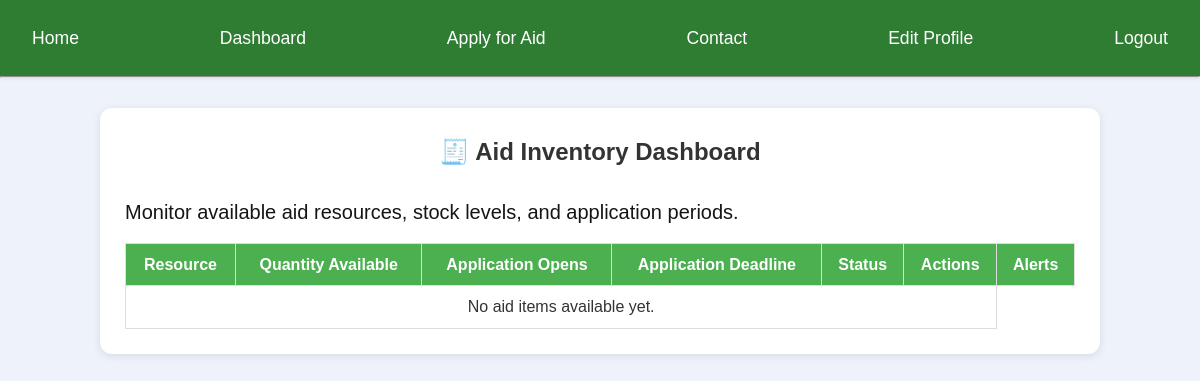
The app's page /officer/aid-inventory/ (signed in), older data.
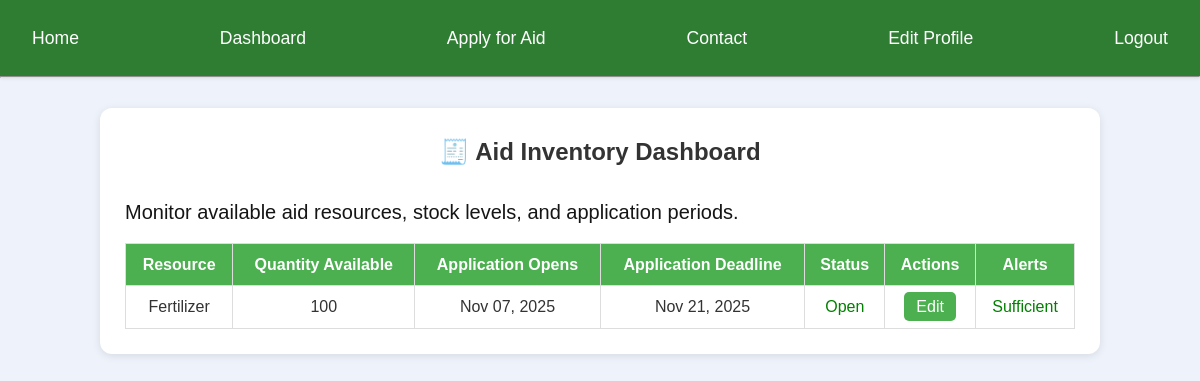
The same page, newer data.
### core/models.py (models this page shows, shortened)
class AidItem(models.Model):
    AID_CHOICES = [
        ('fertilizer', 'Fertilizer'),
        ('seedlings', 'Seedlings'),
        ('pesticides', 'Pesticides'),
        ('animal_feed', 'Animal Feed'),
        ('other', 'Other'),
    ]
    name = models.CharField(max_length=100, choices=AID_CHOICES)
    quantity_available = models.PositiveIntegerField(default=0)
    application_start = models.DateField()
    application_deadline = models.DateField()
    is_open_for_application = models.BooleanField(default=True)
    subitems = models.JSONField(default=list, blank=True)

### core/views.py (the view)
# urls.py: path("officer/aid-inventory/", views.aid_inventory_dashboard, name="aid_inventory_dashboard"),
@login_required
@user_passes_test(is_officer_or_admin)
def aid_inventory_dashboard(request):
    aid_items = AidItem.objects.all().order_by('name')
    return render(request, "core/aid_inventory_dashboard.html", {"aid_items": aid_items})

### core/views.py (called while the page is built)
def is_officer_or_admin(user):
    return user.is_authenticated and (user.is_officer or user.is_staff)

### core/templates/core/aid_inventory_dashboard.html (shortened to what this page needs)
{% extends "base.html" %}
{% block content %}
<div class="inventory-dashboard">
    <h2>🧾 Aid Inventory Dashboard</h2>
    <p>Monitor available aid resources, stock levels, and application periods.</p>
    <table class="inventory-table">
        <thead>
            <tr>
                <th>Resource</th>
                <th>Quantity Available</th>
                <th>Application Opens</th>
                <th>Application Deadline</th>
                <th>Status</th>
                <th>Actions</th>
                <th>Alerts</th>
            </tr>
        </thead>
        <tbody>
            {% for item in aid_items %}
                <tr
                >
                    <td>{{ item.get_name_display }}</td>
                    <td>{{ item.quantity_available }}</td>
                    <td>{{ item.application_start|date:"M d, Y" }}</td>
                    <td>{{ item.application_deadline|date:"M d, Y" }}</td>
                    <td>
                        {% if item.is_open_for_application %}
                            <span style="color: green;">Open</span>
                        {% else %}
                            <span style="color: gray;">Closed</span>
                        {% endif %}
                    </td>
                    <td>
    <a href="{% url 'edit_aid_item' item.id %}" class="btn-edit">Edit</a>
</td>
                    <td>
                        {% if item.quantity_available <= 0 %}
                            <span style="color: red; font-weight: bold;">Out of stock</span>
                        {% elif item.quantity_available <= 5 %}
                            <span style="color: orange;">Low stock</span>
                        {% else %}
                            <span style="color: green;">Sufficient</span>
                        {% endif %}
                    </td>
                </tr>
            {% empty %}
                <tr>
                    <td colspan="6" style="text-align:center;">No aid items available yet.</td>
                </tr>
            {% endfor %}
        </tbody>
    </table>
</div>
{% endblock %}

Row changes from the older to the newer data that the page shows:
added AidItem: name "Fertilizer", quantity_available "100", application_start "Nov 07, 2025", application_deadline "Nov 21, 2025", is_open_for_application "Open", shows "Sufficient"
Text that changed along with them:
text no longer shown: "No aid items available yet."
